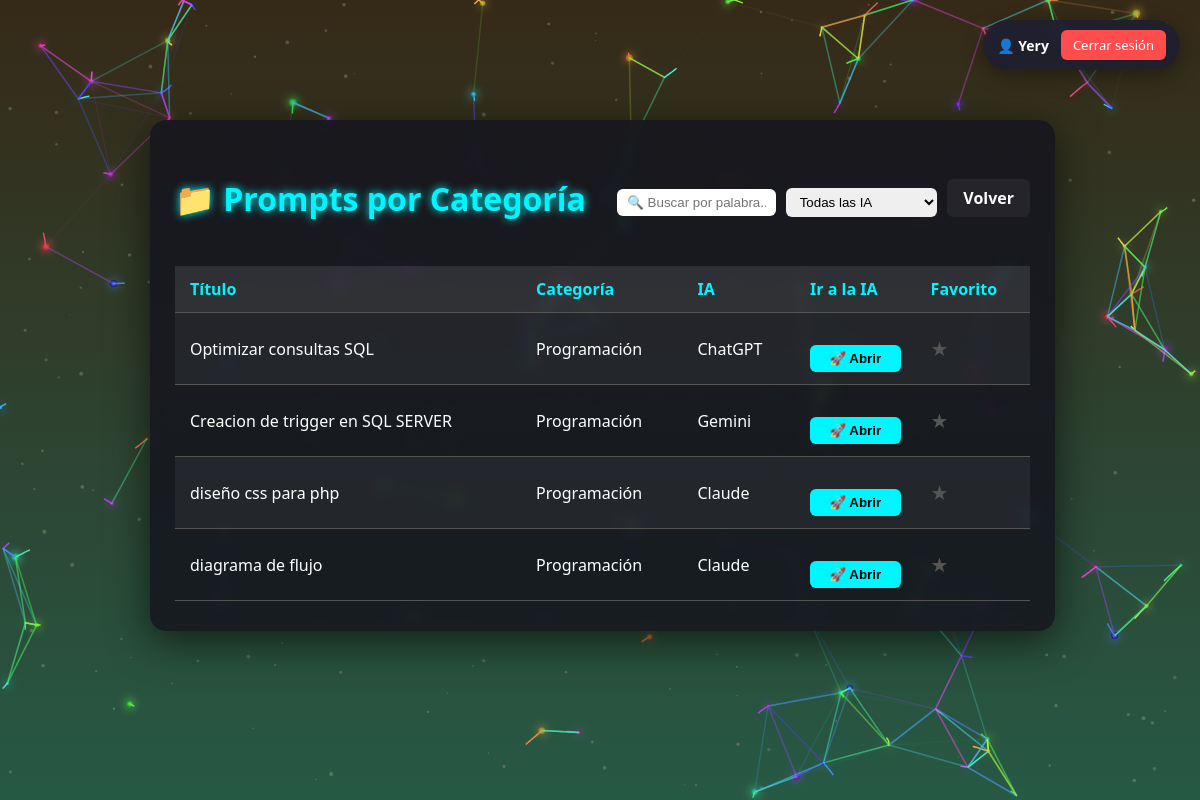
The page /SistemaInformacion1/public/prompts_categoria.php?id=1 (signed in) on the database its author committed.
### tables this page shows
CREATE TABLE `prompt` (
  `id` int(11) NOT NULL,
  `titulo_contenido` varchar(150) NOT NULL,
  `descripcion` varchar(500) DEFAULT NULL,
  `fecha_creacion` datetime NOT NULL DEFAULT current_timestamp(),
  `ia_destino` varchar(100) DEFAULT NULL,
  `es_favoritado` tinyint(1) NOT NULL DEFAULT 0,
  `version_actual` int(11) DEFAULT NULL,
  `id_categoria` int(11) NOT NULL,
  `idUsuario` int(11) NOT NULL
);

CREATE TABLE `categoria` (
  `id` int(11) NOT NULL,
  `nombre` varchar(100) NOT NULL,
  `descripcion` varchar(255) DEFAULT NULL,
  `color` varchar(30) DEFAULT NULL
);

### SistemaInformacion1/public/prompts_categoria.php (the view, shortened to what this page needs)
<?php
include '../config/db.php';
include '../partials/header.php';
$id = $_GET['id'] ?? 0;
$sql = "SELECT p.id, p.titulo_contenido, p.descripcion, c.nombre AS categoria,
               p.ia_destino, p.es_favoritado, v.contenido
        FROM Prompt p
        JOIN Categoria c ON p.id_categoria = c.id
        LEFT JOIN Version v
            ON p.id = v.id_prompt AND v.numero = p.version_actual
        WHERE c.id = ?";
$stmt = $conn->prepare($sql);
$stmt->execute([$id]);
$prompts = $stmt->fetchAll(PDO::FETCH_ASSOC);
?>
<canvas id="canvas"></canvas>
<div class="card">
    <div class="card-header">
        <h2>📁 Prompts por Categoría</h2>
        <div class="filters">
            <input type="text" id="searchInput" placeholder="🔍 Buscar por palabra...">
            <select id="iaFilter">
                <option value="">Todas las IA</option>
            </select>
            <a href="index.php" class="volver-btn">Volver</a>
        </div>
    </div>
    <table class="table">
        <tr>
            <th>Título</th>
            <th>Categoría</th>
            <th>IA</th>
            <th>Ir a la IA</th>
            <th>Favorito</th>
        </tr>
        <?php foreach ($prompts as $p): ?>
        <tr class="prompt-row"
            data-title="<?= strtolower($p['titulo_contenido']) ?>"
            data-content="<?= strtolower($p['contenido']) ?>"
            data-ia="<?= $p['ia_destino'] ?>">
            <td>
                <a href="#" onclick="openModal(<?= htmlspecialchars(json_encode($p)) ?>)">
                    <?= $p['titulo_contenido'] ?>
                </a>
            </td>
            <td><?= $p['categoria'] ?></td>
            <td><?= $p['ia_destino'] ?></td>
            <td>
                <button class="open-ai-btn"
                    onclick="openInAI(`<?= htmlspecialchars(addslashes($p['contenido'])) ?>`, '<?= $p['ia_destino'] ?>')">
                    🚀 Abrir
                </button>
            </td>
            <td>
                <span class="star <?= $p['es_favoritado'] ? 'active' : '' ?>"
                    onclick="toggleFavorite(<?= $p['id'] ?>, this)">★</span>
            </td>
        </tr>
        <?php endforeach; ?>
    </table>
</div>
<?php include '../partials/footer.php'; ?>

### SistemaInformacion1/assets/css/style.css (style rules this page uses)
html, body { margin: 0; padding: 0; min-height: 100vh; overflow-x: hidden; font-family: 'Segoe UI', Tahoma, Geneva, Verdana, sans-serif; color: #fff; }
body { background: linear-gradient(135deg, #0f2027, #203a43, #2c5364); }
canvas { position: fixed; inset: 0; z-index: 0; pointer-events: none; display: block; }
.card { position: relative; z-index: 2; max-width: 700px; margin: auto; padding: 40px; background: rgba(20, 20, 30, 0.85); border-radius: 16px; text-align: center; box-shadow: 0 8px 30px rgba(0,0,0,0.6); backdrop-filter: blur(5px); transition: transform 0.3s; }
h1, h2 { text-align: center; }
input, textarea, select { width: 100%; padding: 10px; margin-top: 8px; border-radius: 8px; border: none; }
button { background: #00ff9c; border: none; padding: 12px; width: 100%; margin-top: 20px; border-radius: 10px; font-weight: bold; cursor: pointer; }
.table { width: 100%; margin-top: 20px; border-collapse: collapse; }
.table th, .table td { padding: 12px; border-bottom: 1px solid #555; }

### SistemaInformacion1/public/prompts_categoria.php (style rules this page uses)
body, html { margin: 0; padding: 0; font-family: 'Segoe UI', Tahoma, Geneva, Verdana, sans-serif; overflow-x: hidden; height: 100%; }
canvas { display: block; position: fixed; top: 0; left: 0; z-index: 0; width: 100%; height: 100%; }
.card { position: relative; z-index: 1; max-width: 900px; width: 95%; margin: 20px auto 40px; padding: 30px 25px; background: rgba(20,20,30,0.85); border-radius: 16px; color: #fff; box-shadow: 0 10px 40px rgba(0,0,0,0.6); backdrop-filter: blur(6px); }
.card-header { display: flex; justify-content: space-between; align-items: center; }
.card-header h2 { font-size: 2rem; color: #00f6ff; text-shadow: 0 0 8px #00f6ff; }
.volver-btn { text-decoration: none; padding: 8px 16px; background: rgba(255,255,255,0.05); color: #fff; border-radius: 6px; font-weight: 600; transition: all 0.2s; }
.table { width: 100%; border-collapse: collapse; }
.table th, .table td { padding: 12px 15px; text-align: left; }
.table th { background: rgba(255,255,255,0.1); color: #00f6ff; }
.table tr:nth-child(even) { background: rgba(255,255,255,0.05); }
.table a { color: #fff; text-decoration: none; transition: all 0.2s; }
.star { cursor:pointer; font-size:20px; color:#555; transition: all 0.2s; }
.filters { display: flex; gap: 10px; align-items: center; }
.filters input, .filters select { padding: 6px 10px; border-radius: 6px; border: none; outline: none; }
.open-ai-btn { background: #00f6ff; border: none; padding: 6px 10px; border-radius: 6px; cursor: pointer; font-weight: bold; }
canvas { position: fixed; top: 0; left: 0; z-index: 0; pointer-events: none; }
.container-center, .card { position: relative; z-index: 2; }
html, body { margin: 0; padding: 0; overflow-x: hidden; overflow-y: auto; }

### rows shown on the page
prompt: titulo_contenido "Optimizar consultas SQL", id_categoria.nombre "Programación", ia_destino "ChatGPT"
prompt: titulo_contenido "Creacion de trigger en SQL SERVER", id_categoria.nombre "Programación", ia_destino "Gemini"
prompt: titulo_contenido "diseño css para php", id_categoria.nombre "Programación", ia_destino "Claude"
prompt: titulo_contenido "diagrama de flujo", id_categoria.nombre "Programación", ia_destino "Claude"

### other values the page prints
$_SESSION['user_name'] "Yery"
